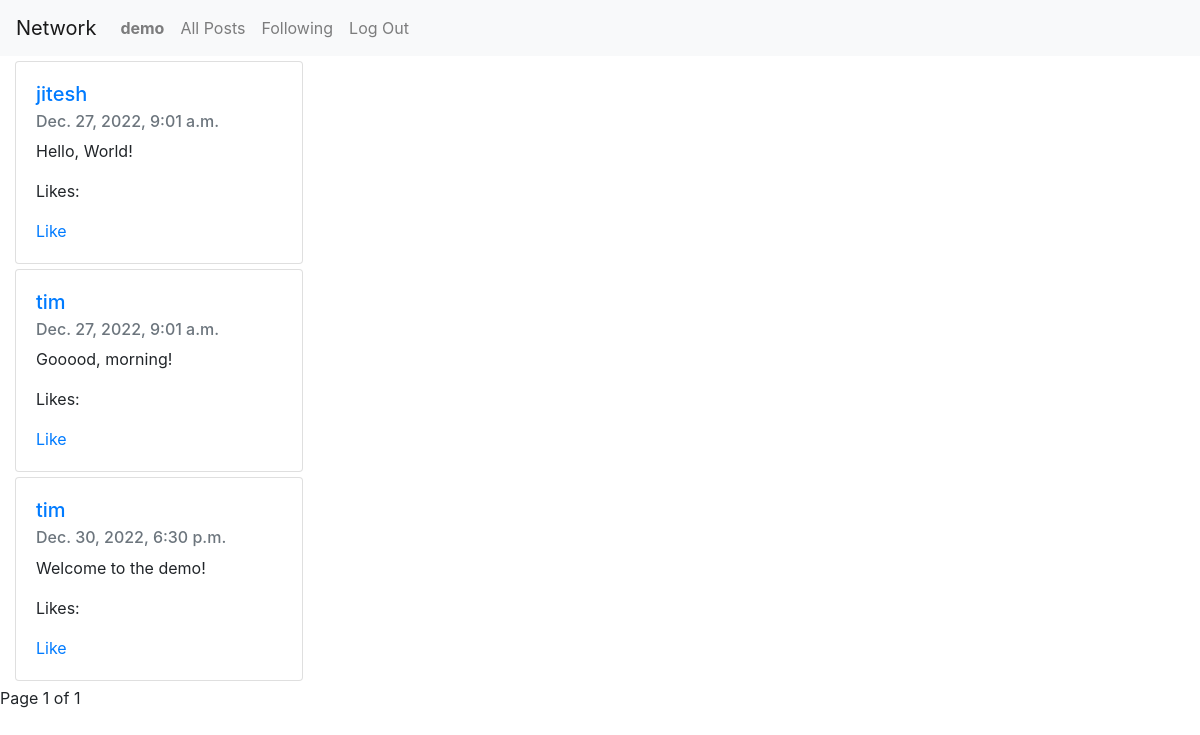
Page /display_following (signed in) on the committed database.
### network/models.py (models this page shows, shortened)
class User(AbstractUser):
    pass

class Post(models.Model):
    text = models.TextField(blank=False)
    date_time = models.DateTimeField(auto_now_add=True)
    author = models.ForeignKey(User, on_delete=models.CASCADE, related_name="posts")

### network/views.py (the view)
# urls.py: path("display_following", views.display_following, name="display_following"),
def display_following(request):
    user = request.user
    followed_users = Follow.objects.filter(user=user)
    posts = Post.objects.all()
    followed_posts = []
    for post in posts:
        for user in followed_users:
            if post.author == user.user_followed:
                followed_posts.append(post)
    p = Paginator(followed_posts, 10)
    page = request.GET.get('page')
    posts_paginated = p.get_page(page)
    return render(request, "network/following.html", {
        "followed_posts": followed_posts,
        "posts_paginated": posts_paginated
    })

### network/templates/network/following.html (shortened to what this page needs)
{% extends 'network/layout.html' %}
{% block body %}
    {% for post in posts_paginated %}
        <div class="card">
            <div class="card-body">
            <h5 class="card-title"><a href="{% url 'user_info' post.author.id %}">{{ post.author }}</a></h5>
            <h6 class="card-subtitle mb-2 text-muted">{{ post.date_time }}</h6>
            <p class="card-text">{{ post.text }}</p>
            <p>Likes: {{ post.likes }}</p>
            <a href="#" class="card-link">Like</a>
            </div>
        </div>
    {% endfor %}
        Page {{ posts_paginated.number }} of {{ posts_paginated.paginator.num_pages }}
{% endblock body %}

### network/templates/network/layout.html (shortened to what this page needs)
{% load static %}
<!DOCTYPE html>
<html lang="en">
    <head>
        <link rel="stylesheet" href="https://stackpath.bootstrapcdn.com/bootstrap/4.4.1/css/bootstrap.min.css">
        <link href="{% static 'network/styles.css' %}" rel="stylesheet">
        <link rel="stylesheet" href="https://cdnjs.cloudflare.com/ajax/libs/font-awesome/4.7.0/css/font-awesome.min.css">
    </head>
    <body>
        <nav class="navbar navbar-expand-lg navbar-light bg-light">
            <a class="navbar-brand" href="#">Network</a>
            <div>
              <ul class="navbar-nav mr-auto">
                {% if user.is_authenticated %}
                    <li class="nav-item">
                        <a class="nav-link" href="#"><strong>{{ user.username }}</strong></a>
                    </li>
                {% endif %}
                <li class="nav-item">
                  <a class="nav-link" href="{% url 'index' %}">All Posts</a>
                </li>
                {% if user.is_authenticated %}
                    <li class="nav-item">
                        <a class="nav-link" href="{% url 'display_following' %}">Following</a>
                    </li>
                    <li class="nav-item">
                        <a class="nav-link" href="{% url 'logout' %}">Log Out</a>
                    </li>
                {% endif %}
              </ul>
            </div>
          </nav>
        <div class="body">
            {% block body %}
            {% endblock %}
        </div>
    </body>
</html>

### network/static/network/styles.css (style rules this page uses)
.card { width: 18rem; margin: 5px 15px; }

### rows in the picture
User: username "demo"
Post: author "jitesh", date_time "Dec. 27, 2022, 9:01 a.m.", text "Hello, World!"
Post: author "tim", date_time "Dec. 27, 2022, 9:01 a.m.", text "Gooood, morning!"
Post: author "tim", date_time "Dec. 30, 2022, 6:30 p.m.", text "Welcome to the demo!"

### other values in the picture
{{ posts_paginated.number }} "1"
{{ posts_paginated.paginator.num_pages }} "1"
